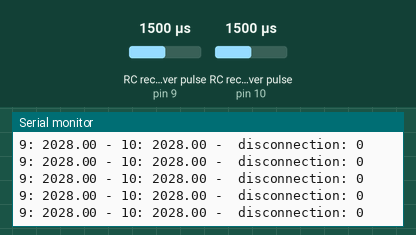
Recording of a sketch running on a simulated Arduino Uno, built with avr-gcc and run on an emulated ATmega328P. Shown: the last lines printed to the serial monitor. Wiring (inferred from the names in the program): 2 × RC receiver channel: data pin 9 / data pin 10. Inputs (shaded band) come from the test bench; at power-on: RC receiver pulse (sensors on pin 9, pin 10) 1500 µs.

Above: at 1.2 s.
1.3 s: RC receiver pulse (sensor on pin 9) set to 1250 µs
At 1.39 s:
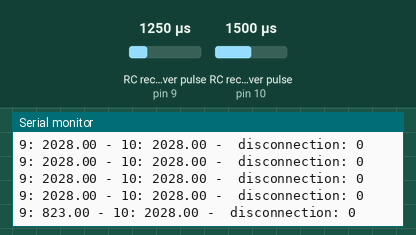
4.3 s: RC receiver pulse (sensor on pin 10) set to 1250 µs
At 4.34 s:
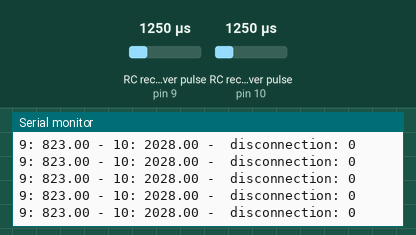
7.3 s: RC receiver pulse (sensor on pin 9) set to 1020 µs
At 7.31 s:
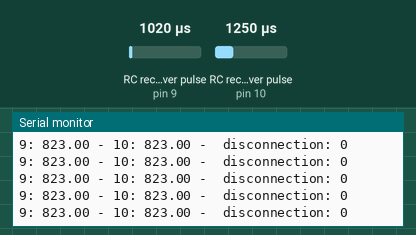
10.3 s: RC receiver pulse (sensor on pin 10) set to 1020 µs
At 10.3 s:
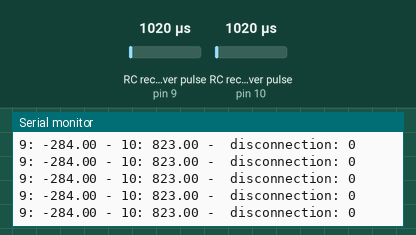
16.3 s: RC receiver pulse (sensor on pin 9) set to 1250 µs
At 16.33 s:
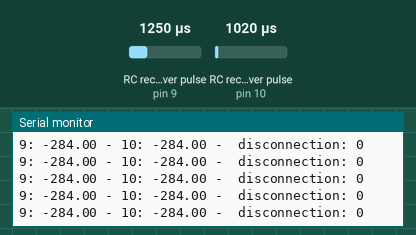
19.3 s: RC receiver pulse (sensor on pin 9) set to 1500 µs
At 19.33 s:
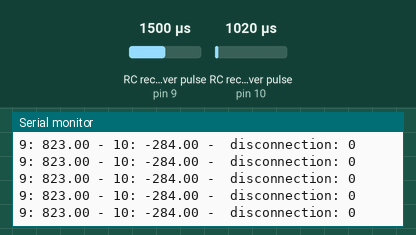
Timing chart, 0 to 22.3 s (numbered marks = the images above; inputs shaded):
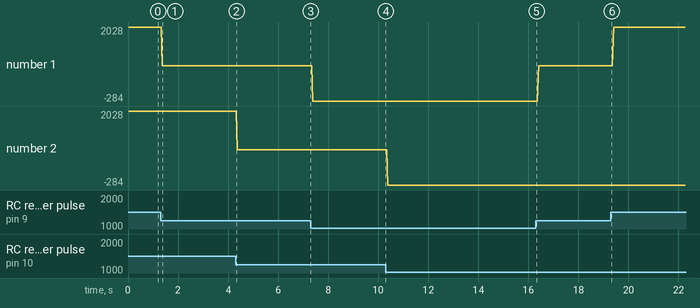

The sketch:

pwm.ino
```cpp
#include <JrkG2.h>

#include <SoftwareSerial.h>
SoftwareSerial mySerial(2, 3);  //RX=2, TX=3

JrkG2Serial jrk(mySerial);

/// Define input channel pins
static const int CH_THROTTLE_IN = 9;
static const int CH_STEERING_IN = 10;
static const int NUM_CHANNELS = 2;
static const int PWM_DISCONNECT = 700;

/// Create the arrays
float channel[NUM_CHANNELS];

int chId[NUM_CHANNELS] =
  { CH_THROTTLE_IN
  , CH_STEERING_IN
  };

void setup() {
  /// Define pins as INPUT
  for(int i = 0; i < NUM_CHANNELS; i++)
  {
    pinMode(chId[i], INPUT);
  }
  Serial.begin(9600);
  // Set the baud rate.
  mySerial.begin(9600);
  mySerial.listen();
}

void loop() {
  /// Use the function pulseIn and returns the timinng in us between two highs
  /// see: https://www.arduino.cc/reference/en/language/functions/advanced-io/pulsein/
  int tmpIsDisconnected = 0;
  for(int i = 0; i < NUM_CHANNELS; i++)
  {
    channel[i] = pulseIn(chId[i], HIGH);

    if(channel[i] < PWM_DISCONNECT)
    {
      tmpIsDisconnected = 1;
    }
    channel[i] = map(channel[i], 1080, 1930 ,0 ,4095);
    Serial.print(chId[i]);
    Serial.print(": ");
    Serial.print(channel[i]);
    Serial.print(" - ");
    jrk.setTarget(channel[i]);
  }
  Serial.print(" disconnection: ");
  Serial.println(tmpIsDisconnected);
}
```

Measured:
- after the input at 1.3 s, the serial monitor: prints a new line after 0.07 s (image 1)
- plotted number 1: 2028 → 823 after the input at 1.3 s, 823 → -284 after the input at 7.3 s, -284 → 823 after the input at 16.3 s, 823 → 2028 after the input at 19.3 s
